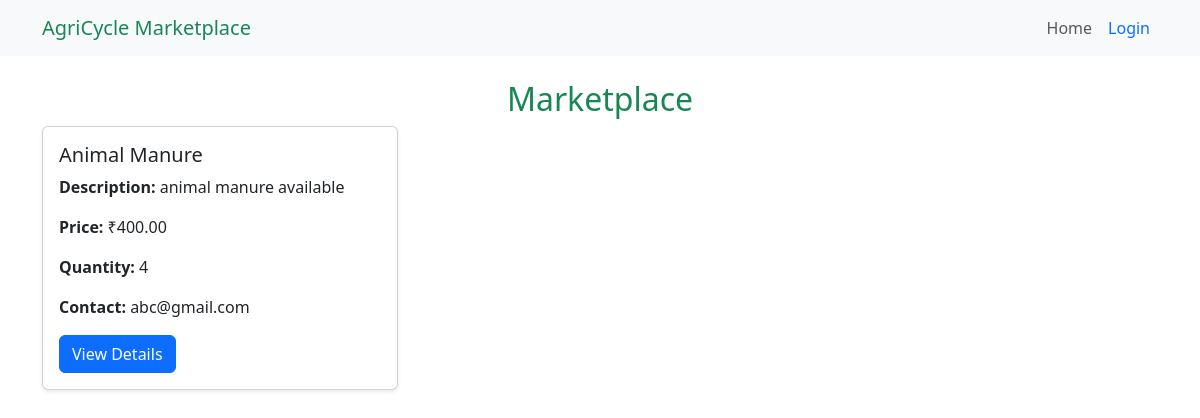
Before: /marketplace/index.php with the older database file.
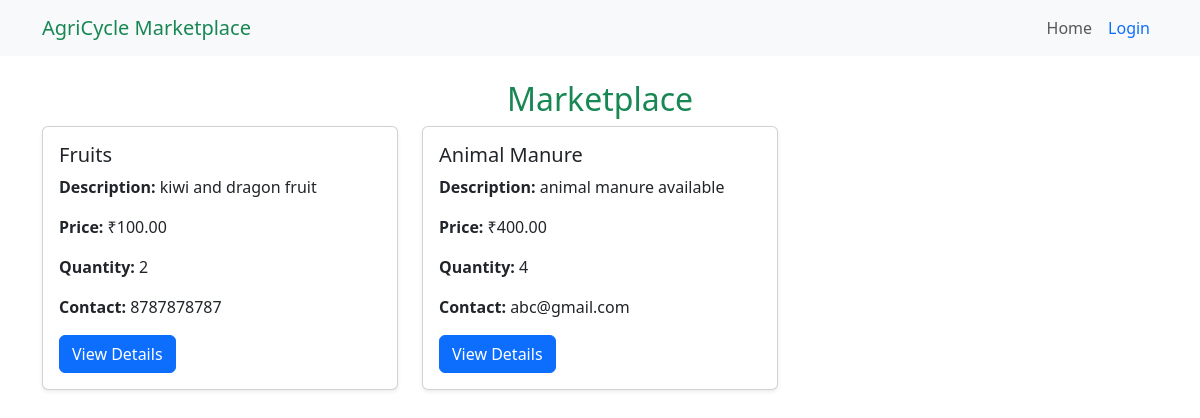
After: the same page with the newer database file.
### tables this page shows
CREATE TABLE `marketplace_items` (
  `id` int(11) NOT NULL,
  `user_id` int(11) NOT NULL,
  `item_name` varchar(255) NOT NULL,
  `description` text NOT NULL,
  `price` decimal(10,2) NOT NULL,
  `quantity` int(11) NOT NULL,
  `contact_info` varchar(255) NOT NULL,
  `created_at` timestamp NOT NULL DEFAULT current_timestamp()
);

### marketplace/index.php (the view, shortened to what this page needs)
<?php
include '../config/db_connect.php';
$query = "SELECT id, item_name, description, price, quantity, contact_info, user_id AS seller_id FROM marketplace_items ORDER BY created_at DESC";
$result = mysqli_query($conn, $query);
$items = mysqli_fetch_all($result, MYSQLI_ASSOC);
?>
<!DOCTYPE html>
<html lang="en">
<head>
    <link rel="stylesheet" href="../marketplace/styles.css">
    <link rel="stylesheet" href="https://cdn.jsdelivr.net/npm/bootstrap@5.3.0/dist/css/bootstrap.min.css">
</head>
<body>
    <?php include '../marketplace/navbar.php'; ?>
    <div class="container mt-4">
        <h2 class="text-center text-success">Marketplace</h2>
        <div class="row">
            <?php if (empty($items)): ?>
                <p class="text-center">No items available in the marketplace.</p>
            <?php else: ?>
                <?php foreach ($items as $item): ?>
                    <div class="col-md-4 mb-4">
                        <div class="card shadow-sm">
                            <div class="card-body">
                                <h5 class="card-title"><?= htmlspecialchars($item['item_name']) ?></h5>
                                <p class="card-text"><strong>Description:</strong> <?= htmlspecialchars($item['description']) ?></p>
                                <p class="card-text"><strong>Price:</strong> ₹<?= htmlspecialchars($item['price']) ?></p>
                                <p class="card-text"><strong>Quantity:</strong> <?= htmlspecialchars($item['quantity']) ?></p>
                                <p class="card-text"><strong>Contact:</strong> <?= htmlspecialchars($item['contact_info']) ?></p>
                                <a href="view_item.php?id=<?= $item['id'] ?>" class="btn btn-primary">View Details</a>
                            </div>
                        </div>
                    </div>
                <?php endforeach; ?>
            <?php endif; ?>
        </div>
    </div>
</body>
</html>

### marketplace/navbar.php (shortened to what this page needs)
<nav class="navbar navbar-expand-lg navbar-light bg-light">
    <div class="container">
        <a class="navbar-brand text-success" href="#">AgriCycle Marketplace</a>
        <div class="collapse navbar-collapse" id="navbarNav">
            <ul class="navbar-nav ms-auto">
                <li class="nav-item">
                    <a class="nav-link" href="../marketplace/index.php">Home</a>
                </li>
                <?php if (isset($_SESSION['user_id'])): ?>
                    <li class="nav-item">
                        <a class="nav-link text-danger" href="../auth/logout.php">Logout</a>
                    </li>
                <?php else: ?>
                    <li class="nav-item">
                        <a class="nav-link text-primary" href="../auth/login.php">Login</a>
                    </li>
                <?php endif; ?>
            </ul>
        </div>
    </div>
</nav>

Changed rows visible on the page:
added marketplace_items: item_name "Fruits", description "kiwi and dragon fruit", price "100.00", quantity "2", contact_info "8787878787"
